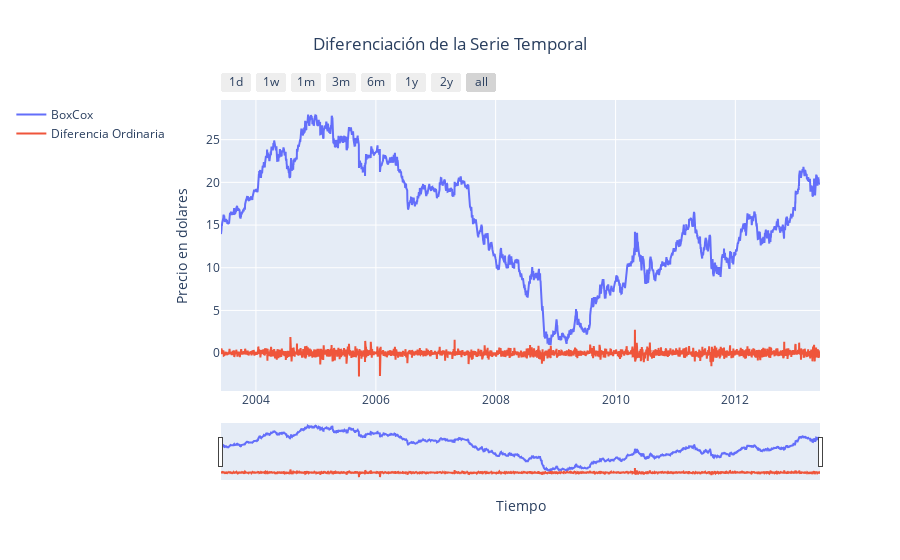

Notebook source saved alongside this figure:
### Markdown cell above
Apliquemos una diferencia ordinaria de orden 1 a la serie

$$
\nabla^1 Y_t=(1-B)^1 Y_t=Y_t-Y_{t-1}
$$

### Code cell
Close_diff = df_completo['BoxCox_Close'].diff()

plot_('Diferenciación de la Serie Temporal', (df_completo.index, df_completo["BoxCox_Close"], "BoxCox"),
      (df_completo.index, Close_diff, "Diferencia Ordinaria"))

### Figure 1 — Plotly figure (JSON) as saved in the notebook; plotly's stock layout.template omitted (floating-point values rounded to 4 significant figures; data arrays with more than 128 entries replaced by an {"elided": "..."} marker saying what was removed)
{"data": [{"line": {"width": 2}, "mode": "lines", "name": "BoxCox", "type": "scatter", "x": {"elided": "3652 str values"}, "y": {"elided": "3652 float values"}}, {"line": {"width": 2}, "mode": "lines", "name": "Diferencia Ordinaria", "type": "scatter", "x": {"elided": "3652 str values"}, "y": {"elided": "3652 float values"}}], "layout": {"legend": {"orientation": "v", "x": -0.35, "xanchor": "left", "y": 1, "yanchor": "top"}, "title": {"text": "Diferenciación de la Serie Temporal", "x": 0.5}, "xaxis": {"rangeselector": {"buttons": [{"count": 1, "label": "1d", "step": "day", "stepmode": "backward"}, {"count": 7, "label": "1w", "step": "day", "stepmode": "backward"}, {"count": 1, "label": "1m", "step": "month", "stepmode": "backward"}, {"count": 3, "label": "3m", "step": "month", "stepmode": "backward"}, {"count": 6, "label": "6m", "step": "month", "stepmode": "backward"}, {"count": 1, "label": "1y", "step": "year", "stepmode": "backward"}, {"count": 2, "label": "2y", "step": "year", "stepmode": "backward"}, {"step": "all"}]}, "rangeslider": {"visible": true}, "title": {"text": "Tiempo"}, "type": "date"}, "yaxis": {"autorange": true, "title": {"text": "Precio en dolares"}, "type": "linear"}}}
